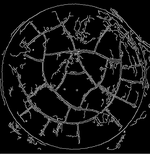
#> input picture image_processing_projects/ORBtest/1.PNG, 150 x 154 px, shrunk from 468 x 481 before the run
$ python correlation.py
#> lines starting #> are read from the running program, lines starting #| are printed output that depends on the picture
import numpy as np
import cv2
from scipy import signal
from scipy import misc
import matplotlib.pyplot as plt
def featureMatching():

    img1= cv2.imread('1.PNG', cv2.IMREAD_GRAYSCALE)
#> img1 is the input picture: shape (154, 150); min 0, max 195, mean 21.2
    img2 = cv2.imread('4-1canny(40,100).png', cv2.IMREAD_GRAYSCALE)
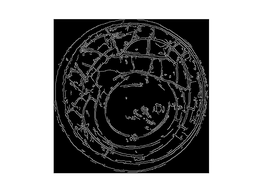
#> input picture image_processing_projects/ORBtest/4-1canny(40,100).png, 256 x 192 px, shrunk from 800 x 600 before the run
#> img2 is the input picture: shape (192, 256); min 0, max 255, mean 143
    corr = signal.correlate2d(img1, img2, boundary='symm', mode='same')
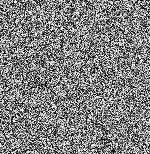
#> corr: shape (154, 150); min 0, max 255, mean 128.6
    y, x = np.unravel_index(np.argmax(corr), corr.shape) # find
#> y = 1; x = 16
    fig, (ax_orig, ax_template, ax_corr) = plt.subplots(1, 3)
    ax_orig.imshow(img1, cmap='gray')
    ax_orig.set_title('Original')
    ax_orig.set_axis_off()
    ax_template.imshow(img2, cmap='gray')
    ax_template.set_title('Template')
    ax_template.set_axis_off()
    ax_corr.imshow(corr, cmap='gray')
    ax_corr.set_title('Cross-correlation')
    ax_corr.set_axis_off()
    ax_orig.plot(x, y, 'ro')
    fig.show()
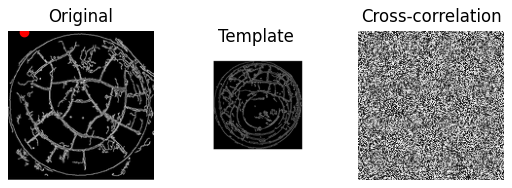
#> figure drawn by matplotlib, 3 panels

featureMatching()
